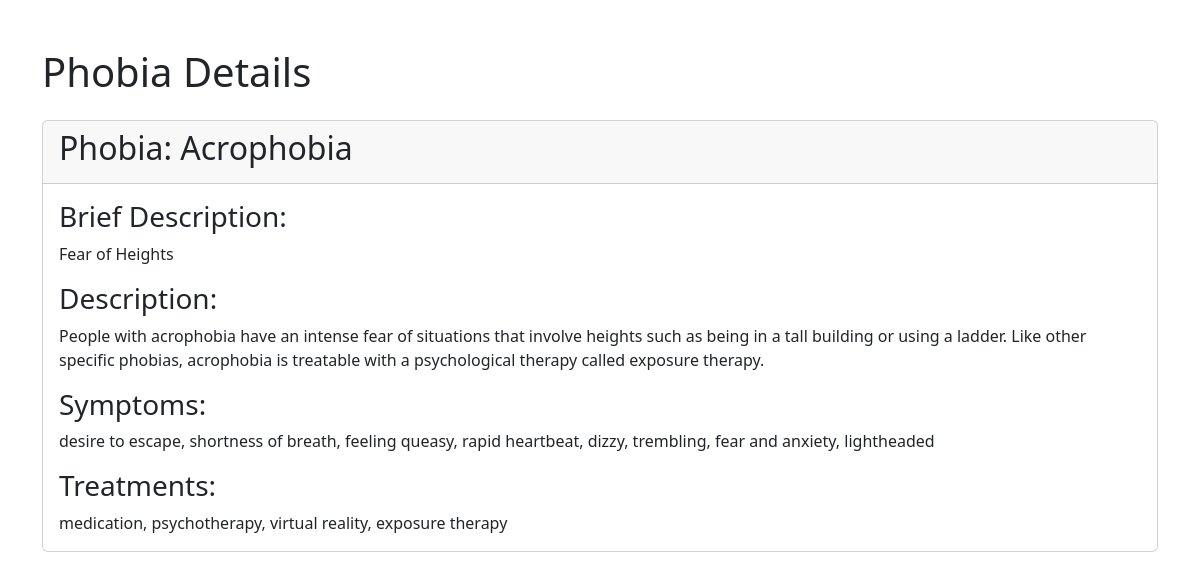
/phobia/Acrophobia, run on the app's committed database.
### tables this page shows
CREATE TABLE phobias
                (id INTEGER PRIMARY KEY, name TEXT, description TEXT, data TEXT, brief_description TEXT);

### main.py (the view)
@app.route('/phobia/<phobia_name>', methods=['GET'])
def get_phobia_details(phobia_name):
    db = get_db()
    cursor = db.cursor()
    cursor.execute('''
        SELECT phobias.name, phobias.description, phobias.brief_description, symptoms.symptom, treatments.treatment
        FROM phobia_symptom_treatment
        JOIN symptoms ON phobia_symptom_treatment.symptom_id = symptoms.id
        JOIN treatments ON phobia_symptom_treatment.treatment_id = treatments.id
        JOIN phobias ON phobia_symptom_treatment.phobia_id = phobias.id
        WHERE phobias.name = ?
    ''', (phobia_name,))
    rows = cursor.fetchall()
    if rows:
        phobia_name = rows[0]['name']
        description = rows[0]['description']
        brief_description = rows[0]['brief_description']  # New line to fetch brief_description
        symptoms_set = set()
        treatments_set = set()
        for row in rows:
            symptoms_set.add(row['symptom'])
            treatments_set.add(row['treatment'])
        symptoms_str = ', '.join(symptoms_set)
        treatments_str = ', '.join(treatments_set)
        return render_template('phobia_details.html', phobia_name=phobia_name, description=description,
                               brief_description=brief_description,  # Pass brief_description to template
                               symptoms_str=symptoms_str, treatments_str=treatments_str)
    else:
        return '<p>Phobia not found.</p>'

### main.py (called while the page is built)
def get_db():
    if 'db' not in g:
        g.db = sqlite3.connect('phobias.db')
        g.db.row_factory = sqlite3.Row
    return g.db

### templates/phobia_details.html (shortened to what this page needs)
<!DOCTYPE html>
<html>
<head>
    <link rel="stylesheet" href="{{ url_for('static', filename='styles.css') }}">
    <link rel="stylesheet" href="https://cdn.jsdelivr.net/npm/bootstrap@5.3.0/dist/css/bootstrap.min.css">
</head>
<body>
    <div class="container mt-5 phobia-details-container">
        <h1 class="mb-4">Phobia Details</h1>
        <div class="card">
            <div class="card-header">
                <h2 class="card-title">Phobia: {{ phobia_name }}</h2>
            </div>
            <div class="card-body">
                <h3 class="card-title">Brief Description:</h3>
                <p class="card-text">{{ brief_description }}</p>
                <h3 class="card-title">Description:</h3>
                <p class="card-text">{{ description }}</p>
                <h3 class="card-title">Symptoms:</h3>
                <p class="card-text">{{ symptoms_str }}</p>
                <h3 class="card-title">Treatments:</h3>
                <p class="card-text">{{ treatments_str }}</p>
            </div>
        </div>
    </div>
</body>
</html>

### data on the page
phobias: name "Acrophobia", brief_description "Fear of Heights", description "People with acrophobia have an intense fear of situations that involve heights such as being in a tall building or using a ladder. Like other specific phobias, acrophobia is treatable with a psychological therapy called exposure therapy."

### other printed values
{{ symptoms_str }} "desire to escape, shortness of breath, feeling queasy, rapid heartbeat, dizzy, trembling, fear and anxiety, lightheaded"
{{ treatments_str }} "medication, psychotherapy, virtual reality, exposure therapy"
